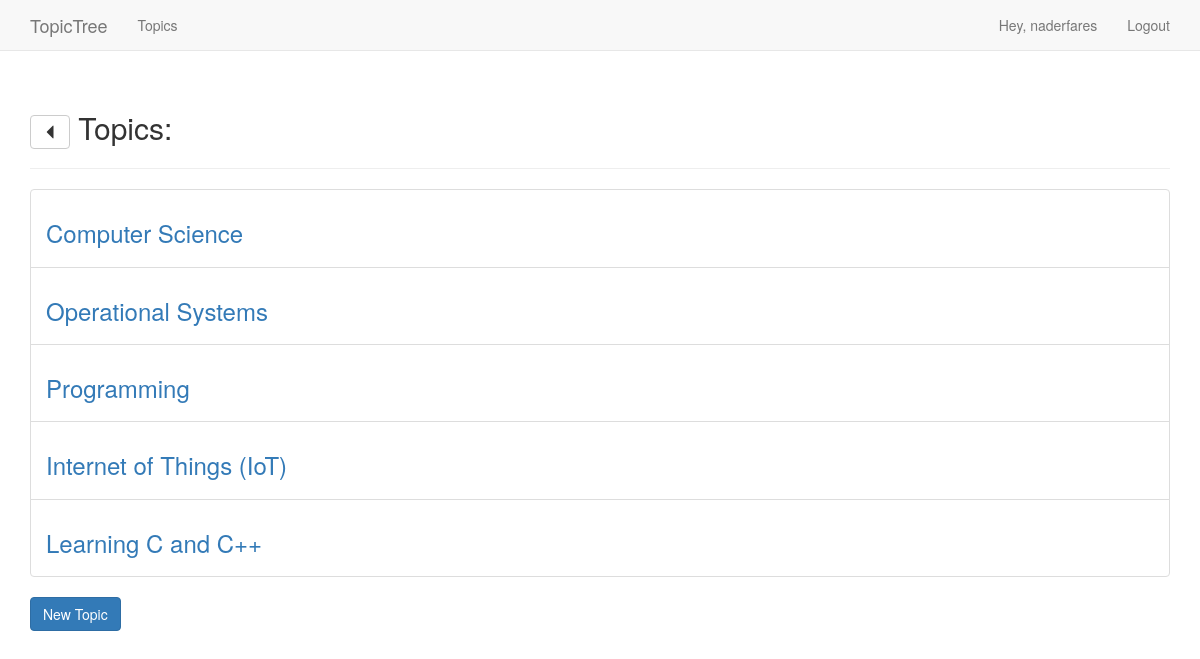
The app's page /topics/ (signed in) with its own data.
### topic_trees/models.py (models this page shows)
class Topic(models.Model):
  text = models.CharField(max_length=200)
  date_added = models.DateTimeField(auto_now_add=True)
  owner = models.ForeignKey(User, on_delete=models.CASCADE)
  def __str__(self):
    return self.text

### topic_trees/views.py (the view)
# urls.py: path('topics/', views.topics, name='topics'),
@login_required
def topics(request):
  topics = Topic.objects.filter(owner=request.user).order_by('date_added')
  context = {
    'topics': topics
  }
  return render(request, 'topic_trees/topics.html', context)

### topic_trees/templates/topic_trees/topics.html
{% extends "topic_trees/base.html" %}
{% load bootstrap3 %}
{% block header %}
  <h2>
    <a href="{% url 'index' %}" type="button" class="btn btn-default" aria-label="Left Align">
      <span class="glyphicon glyphicon-triangle-left" aria-hidden="true"></span>
    </a>
    Topics:
  </h2>
{% endblock header %}
{% block content %}
  <ul class="list-group">
    {% for topic in topics  %}
      <li class="list-group-item">
        <h3>
          <a href="{% url 'topic' topic.id %}">{{ topic }}</a>
        </h3>
      </li>
    {% empty %}
      <li class="list-group-item">No Topics Added</li>
    {% endfor %}
  </ul>
  <a class="btn btn-primary" href="{% url 'new_topic' %}">New Topic</a>
{% endblock content %}

### topic_trees/templates/topic_trees/base.html (shortened to what this page needs)
<!DOCTYPE html>
<html lang="en">
  <head>
    {% load bootstrap3 %}
    {% bootstrap_css %}
  </head>
  <body>
    <nav class="navbar navbar-default navbar-static-top">
      <div class="container">
        <div class="navbar-header">
          <a class="navbar-brand" href="{% url 'index' %}">TopicTree</a>
        </div>
        <div id="navbar" class="collapse navbar-collapse">
          <ul class="nav navbar-nav">
            <li><a href="{% url 'topics' %}">Topics</a></li>
          </ul>
          <ul class="nav navbar-nav navbar-right">
            {% if user.is_authenticated %}
              <li><a href="#">Hey, {{ user.username }}</a></li>
              <li><a href="{% url 'logout' %}">Logout</a></li>
            {% else %}
              <li><a href="{% url 'login' %}">Login</a></li>
              <li><a href="{% url 'register' %}">Sign Up</a></li>
            {% endif %}
        </ul>
        </div>
      </div>
    </nav>
    <div class="container">
      <div class="page-header">
        {% block header %}{% endblock header %}
      </div>
      <div>
        {% block content %}{% endblock content %}
      </div>
    </div>
  </body>
</html>

### records on screen
Topic: text "Computer Science"
Topic: text "Operational Systems"
Topic: text "Programming"
Topic: text "Internet of Things (IoT)"
Topic: text "Learning C and C++"

### other values on screen
{{ user.username }} "naderfares"
